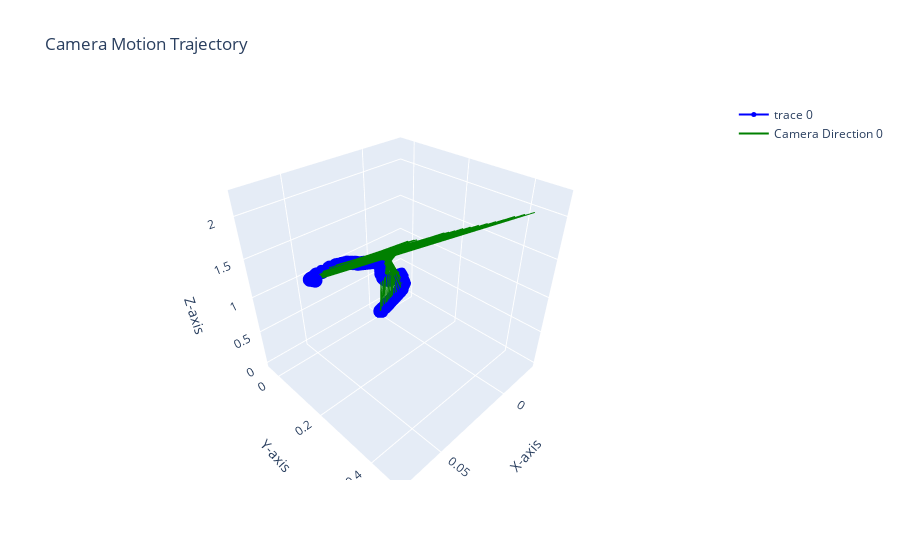

Notebook cell for this chart:
### Code cell
K = np.array([[3000 ,   0.    , 960],
       [  0.    , 3000 , 540 ],
      [  0.    ,   0.    ,   1.]], dtype=np.float32) # Матрица камеры
sift = cv2.SIFT_create()
bf = cv2.BFMatcher()
trajectory = [[0, 0, 0]]
T_global = np.eye(4)
poses = []

for i in tqdm(range(len(image_files) - 1)):
   try:
         img1 = cv2.imread(image_files[i])
         img2 = cv2.imread(image_files[i + 1])
        # img1 = cv2.resize(img1, (img1.shape[1] // 2, img1.shape[0] // 2), interpolation=cv2.INTER_AREA)
        # img2 = cv2.resize(img2, (img2.shape[1] // 2, img2.shape[0] // 2), interpolation=cv2.INTER_AREA)  
        

         depth_map1 = estimate_depth(img1)
         kp1, des1 = sift.detectAndCompute(cv2.cvtColor(img1, cv2.COLOR_BGR2GRAY), None)

       
 
         # Обработка текущего кадра
         depth_map2 = estimate_depth(img2)
         kp2, des2 = sift.detectAndCompute(cv2.cvtColor(img2, cv2.COLOR_BGR2GRAY), None)

         # Сопоставление ключевых точек
         matches = bf.knnMatch(des1, des2, k=2)
         good_matches = [m for m, n in matches if m.distance < 0.35 * n.distance]

         # Восстановление движения камеры
         R, t = compute_camera_motion(kp1, kp2, good_matches, depth_map1, K)
         poses.append((R, t))
         # print (poses)

         # Переход к следующему кадру
         depth_map1 = depth_map2
         kp1, des1 = kp2, des2
         #print(frame_counter)


         #trajectory = np.array(trajectory)
         
         
   except:
      pass
   
trajectory,pose_cam = create_trajectory(poses)

plot_trajectory_3D(trajectory,pose_cam)

### Figure 1 — Plotly figure (JSON) as saved in the notebook; plotly's stock layout.template omitted (floating-point values rounded to 4 significant figures)
{"data": [{"line": {"color": "blue"}, "marker": {"color": "blue", "size": 5}, "mode": "lines+markers", "type": "scatter3d", "x": [0, 0.0002756, 0.0004355, -2.008e-05, -0.001562, -0.003708, -0.005131, -0.005937, -0.006919, -0.008084, -0.009471, -0.0107, -0.01207, -0.01412, -0.01635, -0.01912, -0.02133, -0.02176, -0.02262, -0.02386, -0.02525, -0.02512, -0.0248, -0.02446, -0.02425, -0.02428, -0.02418, -0.02414, -0.02488, -0.02528, -0.02416, -0.02264, -0.02161, -0.02099, -0.02015, -0.01956, -0.01861, -0.01723, -0.01565, -0.01457, -0.01343, -0.01285, -0.01224, -0.01182, -0.01105, -0.01056, -0.01027, -0.01038, -0.009515, -0.009087, -0.00936, -0.008959, -0.008774, -0.008741, -0.008441, -0.007958, -0.007982, -0.008015, -0.008217, -0.007973, -0.008015, -0.008059, -0.008029, -0.00768, -0.007548, -0.007446, -0.007248, -0.007226, -0.007004, -0.006795, -0.006567, -0.006182, -0.00563, -0.005087, -0.004129, -0.003356, -0.002786, -0.001931, -0.001185, -3.319e-05, 0.002245, 0.004913, 0.007416, 0.01, 0.0123, 0.01453, 0.0166, 0.01841, 0.02018, 0.02263, 0.02443, 0.02742, 0.02903, 0.03152, 0.03431, 0.03635, 0.0372, 0.0394, 0.04099, 0.04669, 0.04785, 0.05474, 0.05976, 0.06093, 0.06265, 0.0663, 0.06768, 0.06928, 0.06974, 0.07009, 0.07033, 0.0715, 0.07208, 0.07326], "y": [0, -0.0001109, -0.0003609, -0.0007532, -0.001436, -0.002335, -0.00293, -0.003485, -0.004349, -0.005288, -0.006399, -0.007274, -0.008363, -0.009784, -0.01137, -0.01351, -0.01559, -0.01734, -0.01979, -0.02181, -0.02422, -0.02544, -0.02638, -0.02789, -0.02909, -0.03083, -0.03187, -0.03326, -0.03483, -0.0361, -0.03628, -0.03623, -0.03624, -0.0365, -0.03656, -0.03673, -0.03669, -0.03624, -0.03576, -0.03554, -0.0354, -0.03566, -0.03593, -0.036, -0.03601, -0.03594, -0.03639, -0.03711, -0.03699, -0.03725, -0.03822, -0.03829, -0.0386, -0.0392, -0.03919, -0.03877, -0.03907, -0.03919, -0.03944, -0.03925, -0.03952, -0.03972, -0.03994, -0.03923, -0.03898, -0.03867, -0.03838, -0.03826, -0.0376, -0.03712, -0.03669, -0.03617, -0.03542, -0.0346, -0.03353, -0.03237, -0.03126, -0.02982, -0.02834, -0.02626, -0.02293, -0.01891, -0.01507, -0.01079, -0.006901, -0.002525, 0.0009988, 0.006987, 0.01236, 0.01892, 0.02373, 0.03025, 0.03456, 0.0417, 0.0478, 0.05394, 0.05803, 0.06476, 0.06978, 0.08413, 0.09003, 0.1107, 0.1258, 0.1341, 0.1426, 0.1586, 0.1673, 0.1766, 0.1908, 0.1978, 0.2021, 0.2094, 0.2189, 0.2305], "z": [0, 0.0009116, 0.003644, 0.008559, 0.01565, 0.02403, 0.03067, 0.03455, 0.04016, 0.04665, 0.05398, 0.05945, 0.06712, 0.07705, 0.08843, 0.1025, 0.116, 0.1274, 0.1434, 0.1587, 0.1762, 0.1878, 0.1975, 0.2102, 0.2223, 0.2378, 0.2485, 0.2629, 0.2768, 0.2873, 0.2908, 0.2935, 0.2966, 0.3016, 0.3056, 0.3106, 0.3153, 0.3169, 0.3189, 0.3222, 0.3266, 0.3335, 0.341, 0.3462, 0.3534, 0.3586, 0.3696, 0.3811, 0.3909, 0.4018, 0.4166, 0.4261, 0.4396, 0.4547, 0.4664, 0.4758, 0.4922, 0.5057, 0.5203, 0.5315, 0.5428, 0.5607, 0.5792, 0.5919, 0.6083, 0.6184, 0.6341, 0.6463, 0.6582, 0.6671, 0.6749, 0.6861, 0.6967, 0.7064, 0.7237, 0.7357, 0.7445, 0.7549, 0.7633, 0.7769, 0.8045, 0.8333, 0.8615, 0.8904, 0.9162, 0.9427, 0.9661, 1.003, 1.034, 1.068, 1.097, 1.137, 1.164, 1.193, 1.223, 1.246, 1.261, 1.291, 1.313, 1.367, 1.384, 1.446, 1.495, 1.517, 1.541, 1.586, 1.612, 1.639, 1.671, 1.688, 1.7, 1.723, 1.749, 1.781]}, {"line": {"color": "green", "width": 2}, "mode": "lines", "name": "Camera Direction 0", "showlegend": true, "type": "scatter3d", "x": [0, 0], "y": [0, 0], "z": [0, 0]}, {"line": {"color": "green", "width": 2}, "mode": "lines", "showlegend": false, "type": "scatter3d", "x": [0.0002756, -0.0007539], "y": [-0.0001109, 7.769e-05], "z": [0.0009116, 0.5009]}, {"line": {"color": "green", "width": 2}, "mode": "lines", "showlegend": false, "type": "scatter3d", "x": [0.0004355, -0.002179], "y": [-0.0003609, 0.0001693], "z": [0.003644, 0.5036]}, {"line": {"color": "green", "width": 2}, "mode": "lines", "showlegend": false, "type": "scatter3d", "x": [-2.008e-05, -0.003771], "y": [-0.0007532, -0.0003925], "z": [0.008559, 0.5085]}, {"line": {"color": "green", "width": 2}, "mode": "lines", "showlegend": false, "type": "scatter3d", "x": [-0.001562, -0.004467], "y": [-0.001436, -0.001413], "z": [0.01565, 0.5156]}, {"line": {"color": "green", "width": 2}, "mode": "lines", "showlegend": false, "type": "scatter3d", "x": [-0.003708, -0.004434], "y": [-0.002335, -0.002581], "z": [0.02403, 0.524]}, {"line": {"color": "green", "width": 2}, "mode": "lines", "showlegend": false, "type": "scatter3d", "x": [-0.005131, -0.005415], "y": [-0.00293, -0.003668], "z": [0.03067, 0.5307]}, {"line": {"color": "green", "width": 2}, "mode": "lines", "showlegend": false, "type": "scatter3d", "x": [-0.005937, -0.006961], "y": [-0.003485, -0.003556], "z": [0.03455, 0.5345]}, {"line": {"color": "green", "width": 2}, "mode": "lines", "showlegend": false, "type": "scatter3d", "x": [-0.006919, -0.008427], "y": [-0.004349, -0.00373], "z": [0.04016, 0.5402]}, {"line": {"color": "green", "width": 2}, "mode": "lines", "showlegend": false, "type": "scatter3d", "x": [-0.008084, -0.009655], "y": [-0.005288, -0.0039], "z": [0.04665, 0.5466]}, {"line": {"color": "green", "width": 2}, "mode": "lines", "showlegend": false, "type": "scatter3d", "x": [-0.009471, -0.01089], "y": [-0.006399, -0.00426], "z": [0.05398, 0.554]}, {"line": {"color": "green", "width": 2}, "mode": "lines", "showlegend": false, "type": "scatter3d", "x": [-0.0107, -0.01142], "y": [-0.007274, -0.003905], "z": [0.05945, 0.5594]}, {"line": {"color": "green", "width": 2}, "mode": "lines", "showlegend": false, "type": "scatter3d", "x": [-0.01207, -0.01166], "y": [-0.008363, -0.004205], "z": [0.06712, 0.5671]}, {"line": {"color": "green", "width": 2}, "mode": "lines", "showlegend": false, "type": "scatter3d", "x": [-0.01412, -0.0116], "y": [-0.009784, -0.004524], "z": [0.07705, 0.577]}, {"line": {"color": "green", "width": 2}, "mode": "lines", "showlegend": false, "type": "scatter3d", "x": [-0.01635, -0.01112], "y": [-0.01137, -0.004879], "z": [0.08843, 0.5884]}, {"line": {"color": "green", "width": 2}, "mode": "lines", "showlegend": false, "type": "scatter3d", "x": [-0.01912, -0.01047], "y": [-0.01351, -0.005506], "z": [0.1025, 0.6024]}, {"line": {"color": "green", "width": 2}, "mode": "lines", "showlegend": false, "type": "scatter3d", "x": [-0.02133, -0.01071], "y": [-0.01559, -0.005599], "z": [0.116, 0.6158]}, {"line": {"color": "green", "width": 2}, "mode": "lines", "showlegend": false, "type": "scatter3d", "x": [-0.02176, -0.01109], "y": [-0.01734, -0.005603], "z": [0.1274, 0.6272]}, {"line": {"color": "green", "width": 2}, "mode": "lines", "showlegend": false, "type": "scatter3d", "x": [-0.02262, -0.01223], "y": [-0.01979, -0.005688], "z": [0.1434, 0.6431]}, {"line": {"color": "green", "width": 2}, "mode": "lines", "showlegend": false, "type": "scatter3d", "x": [-0.02386, -0.01129], "y": [-0.02181, -0.005409], "z": [0.1587, 0.6583]}, {"line": {"color": "green", "width": 2}, "mode": "lines", "showlegend": false, "type": "scatter3d", "x": [-0.02525, -0.01076], "y": [-0.02422, -0.005104], "z": [0.1762, 0.6756]}, {"line": {"color": "green", "width": 2}, "mode": "lines", "showlegend": false, "type": "scatter3d", "x": [-0.02512, -0.01015], "y": [-0.02544, -0.004747], "z": [0.1878, 0.6871]}, {"line": {"color": "green", "width": 2}, "mode": "lines", "showlegend": false, "type": "scatter3d", "x": [-0.0248, -0.009906], "y": [-0.02638, -0.004027], "z": [0.1975, 0.6968]}, {"line": {"color": "green", "width": 2}, "mode": "lines", "showlegend": false, "type": "scatter3d", "x": [-0.02446, -0.01049], "y": [-0.02789, -0.003792], "z": [0.2102, 0.7094]}, {"line": {"color": "green", "width": 2}, "mode": "lines", "showlegend": false, "type": "scatter3d", "x": [-0.02425, -0.01057], "y": [-0.02909, -0.003381], "z": [0.2223, 0.7215]}, {"line": {"color": "green", "width": 2}, "mode": "lines", "showlegend": false, "type": "scatter3d", "x": [-0.02428, -0.01018], "y": [-0.03083, -0.00316], "z": [0.2378, 0.7368]}, {"line": {"color": "green", "width": 2}, "mode": "lines", "showlegend": false, "type": "scatter3d", "x": [-0.02418, -0.008913], "y": [-0.03187, -0.001987], "z": [0.2485, 0.7474]}, {"line": {"color": "green", "width": 2}, "mode": "lines", "showlegend": false, "type": "scatter3d", "x": [-0.02414, -0.007595], "y": [-0.03326, -0.001503], "z": [0.2629, 0.7616]}, {"line": {"color": "green", "width": 2}, "mode": "lines", "showlegend": false, "type": "scatter3d", "x": [-0.02488, -0.006387], "y": [-0.03483, -0.000436], "z": [0.2768, 0.7753]}, {"line": {"color": "green", "width": 2}, "mode": "lines", "showlegend": false, "type": "scatter3d", "x": [-0.02528, -0.00498], "y": [-0.0361, 0.001411], "z": [0.2873, 0.7855]}, {"line": {"color": "green", "width": 2}, "mode": "lines", "showlegend": false, "type": "scatter3d", "x": [-0.02416, -0.004114], "y": [-0.03628, 0.002872], "z": [0.2908, 0.7888]}, {"line": {"color": "green", "width": 2}, "mode": "lines", "showlegend": false, "type": "scatter3d", "x": [-0.02264, -0.004398], "y": [-0.03623, 0.003525], "z": [0.2935, 0.7916]}, {"line": {"color": "green", "width": 2}, "mode": "lines", "showlegend": false, "type": "scatter3d", "x": [-0.02161, -0.004499], "y": [-0.03624, 0.004745], "z": [0.2966, 0.7946]}, {"line": {"color": "green", "width": 2}, "mode": "lines", "showlegend": false, "type": "scatter3d", "x": [-0.02099, -0.004204], "y": [-0.0365, 0.006473], "z": [0.3016, 0.7994]}, {"line": {"color": "green", "width": 2}, "mode": "lines", "showlegend": false, "type": "scatter3d", "x": [-0.02015, -0.003663], "y": [-0.03656, 0.00802], "z": [0.3056, 0.8033]}, {"line": {"color": "green", "width": 2}, "mode": "lines", "showlegend": false, "type": "scatter3d", "x": [-0.01956, -0.003115], "y": [-0.03673, 0.009525], "z": [0.3106, 0.8082]}, {"line": {"color": "green", "width": 2}, "mode": "lines", "showlegend": false, "type": "scatter3d", "x": [-0.01861, -0.002385], "y": [-0.03669, 0.01102], "z": [0.3153, 0.8127]}, {"line": {"color": "green", "width": 2}, "mode": "lines", "showlegend": false, "type": "scatter3d", "x": [-0.01723, -0.001828], "y": [-0.03624, 0.0129], "z": [0.3169, 0.8142]}, {"line": {"color": "green", "width": 2}, "mode": "lines", "showlegend": false, "type": "scatter3d", "x": [-0.01565, -0.001851], "y": [-0.03576, 0.01417], "z": [0.3189, 0.8162]}, {"line": {"color": "green", "width": 2}, "mode": "lines", "showlegend": false, "type": "scatter3d", "x": [-0.01457, -0.002261], "y": [-0.03554, 0.01542], "z": [0.3222, 0.8194]}, {"line": {"color": "green", "width": 2}, "mode": "lines", "showlegend": false, "type": "scatter3d", "x": [-0.01343, -0.002387], "y": [-0.0354, 0.01654], "z": [0.3266, 0.8238]}, {"line": {"color": "green", "width": 2}, "mode": "lines", "showlegend": false, "type": "scatter3d", "x": [-0.01285, -0.003209], "y": [-0.03566, 0.01767], "z": [0.3335, 0.8306]}, {"line": {"color": "green", "width": 2}, "mode": "lines", "showlegend": false, "type": "scatter3d", "x": [-0.01224, -0.004073], "y": [-0.03593, 0.01861], "z": [0.341, 0.838]}, {"line": {"color": "green", "width": 2}, "mode": "lines", "showlegend": false, "type": "scatter3d", "x": [-0.01182, -0.004286], "y": [-0.036, 0.0198], "z": [0.3462, 0.843]}, {"line": {"color": "green", "width": 2}, "mode": "lines", "showlegend": false, "type": "scatter3d", "x": [-0.01105, -0.004362], "y": [-0.03601, 0.02107], "z": [0.3534, 0.8501]}, {"line": {"color": "green", "width": 2}, "mode": "lines", "showlegend": false, "type": "scatter3d", "x": [-0.01056, -0.004208], "y": [-0.03594, 0.0228], "z": [0.3586, 0.8551]}, {"line": {"color": "green", "width": 2}, "mode": "lines", "showlegend": false, "type": "scatter3d", "x": [-0.01027, -0.004489], "y": [-0.03639, 0.02385], "z": [0.3696, 0.866]}, {"line": {"color": "green", "width": 2}, "mode": "lines", "showlegend": false, "type": "scatter3d", "x": [-0.01038, -0.005296], "y": [-0.03711, 0.02529], "z": [0.3811, 0.8771]}, {"line": {"color": "green", "width": 2}, "mode": "lines", "showlegend": false, "type": "scatter3d", "x": [-0.009515, -0.005153], "y": [-0.03699, 0.02656], "z": [0.3909, 0.8868]}, {"line": {"color": "green", "width": 2}, "mode": "lines", "showlegend": false, "type": "scatter3d", "x": [-0.009087, -0.005273], "y": [-0.03725, 0.02804], "z": [0.4018, 0.8975]}, {"line": {"color": "green", "width": 2}, "mode": "lines", "showlegend": false, "type": "scatter3d", "x": [-0.00936, -0.006436], "y": [-0.03822, 0.02958], "z": [0.4166, 0.912]}, {"line": {"color": "green", "width": 2}, "mode": "lines", "showlegend": false, "type": "scatter3d", "x": [-0.008959, -0.006679], "y": [-0.03829, 0.03188], "z": [0.4261, 0.9212]}, {"line": {"color": "green", "width": 2}, "mode": "lines", "showlegend": false, "type": "scatter3d", "x": [-0.008774, -0.006692], "y": [-0.0386, 0.0334], "z": [0.4396, 0.9344]}, {"line": {"color": "green", "width": 2}, "mode": "lines", "showlegend": false, "type": "scatter3d", "x": [-0.008741, -0.007408], "y": [-0.0392, 0.03525], "z": [0.4547, 0.9491]}, {"line": {"color": "green", "width": 2}, "mode": "lines", "showlegend": false, "type": "scatter3d", "x": [-0.008441, -0.007615], "y": [-0.03919, 0.03715], "z": [0.4664, 0.9606]}, {"line": {"color": "green", "width": 2}, "mode": "lines", "showlegend": false, "type": "scatter3d", "x": [-0.007958, -0.007955], "y": [-0.03877, 0.0392], "z": [0.4758, 0.9696]}, {"line": {"color": "green", "width": 2}, "mode": "lines", "showlegend": false, "type": "scatter3d", "x": [-0.007982, -0.009075], "y": [-0.03907, 0.04054], "z": [0.4922, 0.9858]}, {"line": {"color": "green", "width": 2}, "mode": "lines", "showlegend": false, "type": "scatter3d", "x": [-0.008015, -0.009703], "y": [-0.03919, 0.04214], "z": [0.5057, 0.999]}, {"line": {"color": "green", "width": 2}, "mode": "lines", "showlegend": false, "type": "scatter3d", "x": [-0.008217, -0.01075], "y": [-0.03944, 0.04396], "z": [0.5203, 1.013]}, {"line": {"color": "green", "width": 2}, "mode": "lines", "showlegend": false, "type": "scatter3d", "x": [-0.007973, -0.01102], "y": [-0.03925, 0.04573], "z": [0.5315, 1.024]}, {"line": {"color": "green", "width": 2}, "mode": "lines", "showlegend": false, "type": "scatter3d", "x": [-0.008015, -0.01171], "y": [-0.03952, 0.0479], "z": [0.5428, 1.035]}, {"line": {"color": "green", "width": 2}, "mode": "lines", "showlegend": false, "type": "scatter3d", "x": [-0.008059, -0.01231], "y": [-0.03972, 0.04967], "z": [0.5607, 1.053]}, {"line": {"color": "green", "width": 2}, "mode": "lines", "showlegend": false, "type": "scatter3d", "x": [-0.008029, -0.01285], "y": [-0.03994, 0.05185], "z": [0.5792, 1.071]}, {"line": {"color": "green", "width": 2}, "mode": "lines", "showlegend": false, "type": "scatter3d", "x": [-0.00768, -0.01207], "y": [-0.03923, 0.054], "z": [0.5919, 1.083]}, {"line": {"color": "green", "width": 2}, "mode": "lines", "showlegend": false, "type": "scatter3d", "x": [-0.007548, -0.01157], "y": [-0.03898, 0.0562], "z": [0.6083, 1.099]}, {"line": {"color": "green", "width": 2}, "mode": "lines", "showlegend": false, "type": "scatter3d", "x": [-0.007446, -0.01056], "y": [-0.03867, 0.05937], "z": [0.6184, 1.109]}, {"line": {"color": "green", "width": 2}, "mode": "lines", "showlegend": false, "type": "scatter3d", "x": [-0.007248, -0.009845], "y": [-0.03838, 0.06248], "z": [0.6341, 1.124]}, {"line": {"color": "green", "width": 2}, "mode": "lines", "showlegend": false, "type": "scatter3d", "x": [-0.007226, -0.009488], "y": [-0.03826, 0.06601], "z": [0.6463, 1.135]}, {"line": {"color": "green", "width": 2}, "mode": "lines", "showlegend": false, "type": "scatter3d", "x": [-0.007004, -0.008551], "y": [-0.0376, 0.06906], "z": [0.6582, 1.147]}, {"line": {"color": "green", "width": 2}, "mode": "lines", "showlegend": false, "type": "scatter3d", "x": [-0.006795, -0.007787], "y": [-0.03712, 0.07262], "z": [0.6671, 1.155]}, {"line": {"color": "green", "width": 2}, "mode": "lines", "showlegend": false, "type": "scatter3d", "x": [-0.006567, -0.005999], "y": [-0.03669, 0.07635], "z": [0.6749, 1.162]}, {"line": {"color": "green", "width": 2}, "mode": "lines", "showlegend": false, "type": "scatter3d", "x": [-0.006182, -0.004796], "y": [-0.03617, 0.08073], "z": [0.6861, 1.172]}, {"line": {"color": "green", "width": 2}, "mode": "lines", "showlegend": false, "type": "scatter3d", "x": [-0.00563, -0.003107], "y": [-0.03542, 0.0852], "z": [0.6967, 1.182]}, {"line": {"color": "green", "width": 2}, "mode": "lines", "showlegend": false, "type": "scatter3d", "x": [-0.005087, -0.001166], "y": [-0.0346, 0.08968], "z": [0.7064, 1.191]}, {"line": {"color": "green", "width": 2}, "mode": "lines", "showlegend": false, "type": "scatter3d", "x": [-0.004129, -0.0004765], "y": [-0.03353, 0.09424], "z": [0.7237, 1.207]}, {"line": {"color": "green", "width": 2}, "mode": "lines", "showlegend": false, "type": "scatter3d", "x": [-0.003356, 0.0009082], "y": [-0.03237, 0.09871], "z": [0.7357, 1.218]}, {"line": {"color": "green", "width": 2}, "mode": "lines", "showlegend": false, "type": "scatter3d", "x": [-0.002786, 0.003516], "y": [-0.03126, 0.1036], "z": [0.7445, 1.226]}, {"line": {"color": "green", "width": 2}, "mode": "lines", "showlegend": false, "type": "scatter3d", "x": [-0.001931, 0.004916], "y": [-0.02982, 0.1087], "z": [0.7549, 1.235]}, {"line": {"color": "green", "width": 2}, "mode": "lines", "showlegend": false, "type": "scatter3d", "x": [-0.001185, 0.006173], "y": [-0.02834, 0.1139], "z": [0.7633, 1.243]}, {"line": {"color": "green", "width": 2}, "mode": "lines", "showlegend": false, "type": "scatter3d", "x": [-3.319e-05, 0.006752], "y": [-0.02626, 0.1184], "z": [0.7769, 1.256]}, {"line": {"color": "green", "width": 2}, "mode": "lines", "showlegend": false, "type": "scatter3d", "x": [0.002245, 0.007457], "y": [-0.02293, 0.1236], "z": [0.8045, 1.282]}, {"line": {"color": "green", "width": 2}, "mode": "lines", "showlegend": false, "type": "scatter3d", "x": [0.004913, 0.00837], "y": [-0.01891, 0.1295], "z": [0.8333, 1.311]}, {"line": {"color": "green", "width": 2}, "mode": "lines", "showlegend": false, "type": "scatter3d", "x": [0.007416, 0.009072], "y": [-0.01507, 0.1354], "z": [0.8615, 1.338]}, {"line": {"color": "green", "width": 2}, "mode": "lines", "showlegend": false, "type": "scatter3d", "x": [0.01, 0.009861], "y": [-0.01079, 0.1409], "z": [0.8904, 1.367]}, {"line": {"color": "green", "width": 2}, "mode": "lines", "showlegend": false, "type": "scatter3d", "x": [0.0123, 0.009579], "y": [-0.006901, 0.146], "z": [0.9162, 1.392]}, {"line": {"color": "green", "width": 2}, "mode": "lines", "showlegend": false, "type": "scatter3d", "x": [0.01453, 0.009941], "y": [-0.002525, 0.1515], "z": [0.9427, 1.418]}, {"line": {"color": "green", "width": 2}, "mode": "lines", "showlegend": false, "type": "scatter3d", "x": [0.0166, 0.01052], "y": [0.0009988, 0.1568], "z": [0.9661, 1.441]}, {"line": {"color": "green", "width": 2}, "mode": "lines", "showlegend": false, "type": "scatter3d", "x": [0.01841, 0.0111], "y": [0.006987, 0.1637], "z": [1.003, 1.478]}, {"line": {"color": "green", "width": 2}, "mode": "lines", "showlegend": false, "type": "scatter3d", "x": [0.02018, 0.01154], "y": [0.01236, 0.1709], "z": [1.034, 1.508]}, {"line": {"color": "green", "width": 2}, "mode": "lines", "showlegend": false, "type": "scatter3d", "x": [0.02263, 0.01292], "y": [0.01892, 0.1795], "z": [1.068, 1.541]}, {"line": {"color": "green", "width": 2}, "mode": "lines", "showlegend": false, "type": "scatter3d", "x": [0.02443, 0.01397], "y": [0.02373, 0.1888], "z": [1.097, 1.569]}, {"line": {"color": "green", "width": 2}, "mode": "lines", "showlegend": false, "type": "scatter3d", "x": [0.02742, 0.01513], "y": [0.03025, 0.2003], "z": [1.137, 1.607]}, {"line": {"color": "green", "width": 2}, "mode": "lines", "showlegend": false, "type": "scatter3d", "x": [0.02903, 0.01638], "y": [0.03456, 0.2109], "z": [1.164, 1.632]}, {"line": {"color": "green", "width": 2}, "mode": "lines", "showlegend": false, "type": "scatter3d", "x": [0.03152, 0.01727], "y": [0.0417, 0.2212], "z": [1.193, 1.659]}, {"line": {"color": "green", "width": 2}, "mode": "lines", "showlegend": false, "type": "scatter3d", "x": [0.03431, 0.01687], "y": [0.0478, 0.2313], "z": [1.223, 1.688]}, {"line": {"color": "green", "width": 2}, "mode": "lines", "showlegend": false, "type": "scatter3d", "x": [0.03635, 0.01717], "y": [0.05394, 0.241], "z": [1.246, 1.709]}, {"line": {"color": "green", "width": 2}, "mode": "lines", "showlegend": false, "type": "scatter3d", "x": [0.0372, 0.01835], "y": [0.05803, 0.25], "z": [1.261, 1.723]}, {"line": {"color": "green", "width": 2}, "mode": "lines", "showlegend": false, "type": "scatter3d", "x": [0.0394, 0.01906], "y": [0.06476, 0.2611], "z": [1.291, 1.751]}, {"line": {"color": "green", "width": 2}, "mode": "lines", "showlegend": false, "type": "scatter3d", "x": [0.04099, 0.01891], "y": [0.06978, 0.2711], "z": [1.313, 1.771]}, {"line": {"color": "green", "width": 2}, "mode": "lines", "showlegend": false, "type": "scatter3d", "x": [0.04669, 0.01875], "y": [0.08413, 0.2868], "z": [1.367, 1.823]}, {"line": {"color": "green", "width": 2}, "mode": "lines", "showlegend": false, "type": "scatter3d", "x": [0.04785, 0.01777], "y": [0.09003, 0.2958], "z": [1.384, 1.839]}, {"line": {"color": "green", "width": 2}, "mode": "lines", "showlegend": false, "type": "scatter3d", "x": [0.05474, 0.01934], "y": [0.1107, 0.3159], "z": [1.446, 1.901]}, {"line": {"color": "green", "width": 2}, "mode": "lines", "showlegend": false, "type": "scatter3d", "x": [0.05976, 0.01855], "y": [0.1258, 0.3318], "z": [1.495, 1.949]}, {"line": {"color": "green", "width": 2}, "mode": "lines", "showlegend": false, "type": "scatter3d", "x": [0.06093, 0.01805], "y": [0.1341, 0.3426], "z": [1.517, 1.969]}, {"line": {"color": "green", "width": 2}, "mode": "lines", "showlegend": false, "type": "scatter3d", "x": [0.06265, 0.01679], "y": [0.1426, 0.3541], "z": [1.541, 1.991]}, {"line": {"color": "green", "width": 2}, "mode": "lines", "showlegend": false, "type": "scatter3d", "x": [0.0663, 0.0159], "y": [0.1586, 0.3724], "z": [1.586, 2.035]}, {"line": {"color": "green", "width": 2}, "mode": "lines", "showlegend": false, "type": "scatter3d", "x": [0.06768, 0.01429], "y": [0.1673, 0.3859], "z": [1.612, 2.059]}, {"line": {"color": "green", "width": 2}, "mode": "lines", "showlegend": false, "type": "scatter3d", "x": [0.06928, 0.01233], "y": [0.1766, 0.3996], "z": [1.639, 2.083]}, {"line": {"color": "green", "width": 2}, "mode": "lines", "showlegend": false, "type": "scatter3d", "x": [0.06974, 0.01079], "y": [0.1908, 0.416], "z": [1.671, 2.113]}, {"line": {"color": "green", "width": 2}, "mode": "lines", "showlegend": false, "type": "scatter3d", "x": [0.07009, 0.008144], "y": [0.1978, 0.4273], "z": [1.688, 2.128]}, {"line": {"color": "green", "width": 2}, "mode": "lines", "showlegend": false, "type": "scatter3d", "x": [0.07033, 0.004638], "y": [0.2021, 0.437], "z": [1.7, 2.137]}, {"line": {"color": "green", "width": 2}, "mode": "lines", "showlegend": false, "type": "scatter3d", "x": [0.0715, 0.0008544], "y": [0.2094, 0.449], "z": [1.723, 2.156]}, {"line": {"color": "green", "width": 2}, "mode": "lines", "showlegend": false, "type": "scatter3d", "x": [0.07208, -0.001791], "y": [0.2189, 0.4642], "z": [1.749, 2.178]}, {"line": {"color": "green", "width": 2}, "mode": "lines", "showlegend": false, "type": "scatter3d", "x": [0.07326, -0.003715], "y": [0.2305, 0.4808], "z": [1.781, 2.207]}], "layout": {"scene": {"xaxis": {"title": {"text": "X-axis"}}, "yaxis": {"title": {"text": "Y-axis"}}, "zaxis": {"title": {"text": "Z-axis"}}}, "showlegend": true, "title": {"text": "Camera Motion Trajectory"}}}
